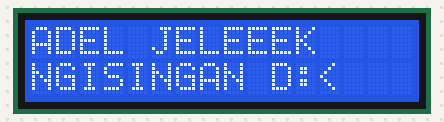
Bench run of a sketch on a simulated Arduino Uno, built with avr-gcc and run on an emulated ATmega328P. Parts: 16×2 character LCD.

Above: at 0.1 s.
At 5.2 s:
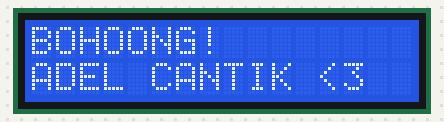
At 8.2 s:
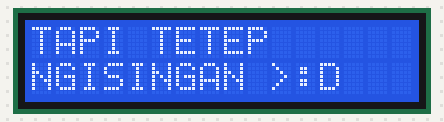
At 11.2 s:
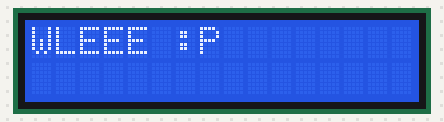

Measured:
- what the display in image 1 shows lasts 3.0 s, from 5.1 s to 8.1 s

The sketch:

lcdi2cprint.ino
```cpp
#include <Wire.h>
#include <LiquidCrystal_I2C.h>

// Inisialisasi LCD dengan alamat I2C dan ukuran layar
LiquidCrystal_I2C lcd(0x27, 16, 2); // Ganti 0x27 dengan alamat I2C Anda

void setup() {
  // Inisialisasi LCD
  lcd.begin();
  lcd.backlight(); // Mengaktifkan lampu latar LCD

  // Menampilkan teks di layar
  lcd.setCursor(0, 0); // Baris 0, Kolom 0
  lcd.print("ADEL JELEEEK");
  lcd.setCursor(0, 1); // Baris 1, Kolom 0
  lcd.print("NGISINGAN D:<");
  delay(5000);
  lcd.clear();
  lcd.setCursor(0, 0); // Baris 0, Kolom 0
  lcd.print("BOHOONG!");
  lcd.setCursor(0, 1); // Baris 1, Kolom 0
  lcd.print("ADEL CANTIK <3");
  delay(3000);
  lcd.clear();
  lcd.setCursor(0, 0); // Baris 0, Kolom 0
  lcd.print("TAPI TETEP");
  lcd.setCursor(0, 1); // Baris 1, Kolom 0
  lcd.print("NGISINGAN >:D");
  delay(3000);
  lcd.clear();
  lcd.print("WLEEE :P");
}

void loop() {

}
```
